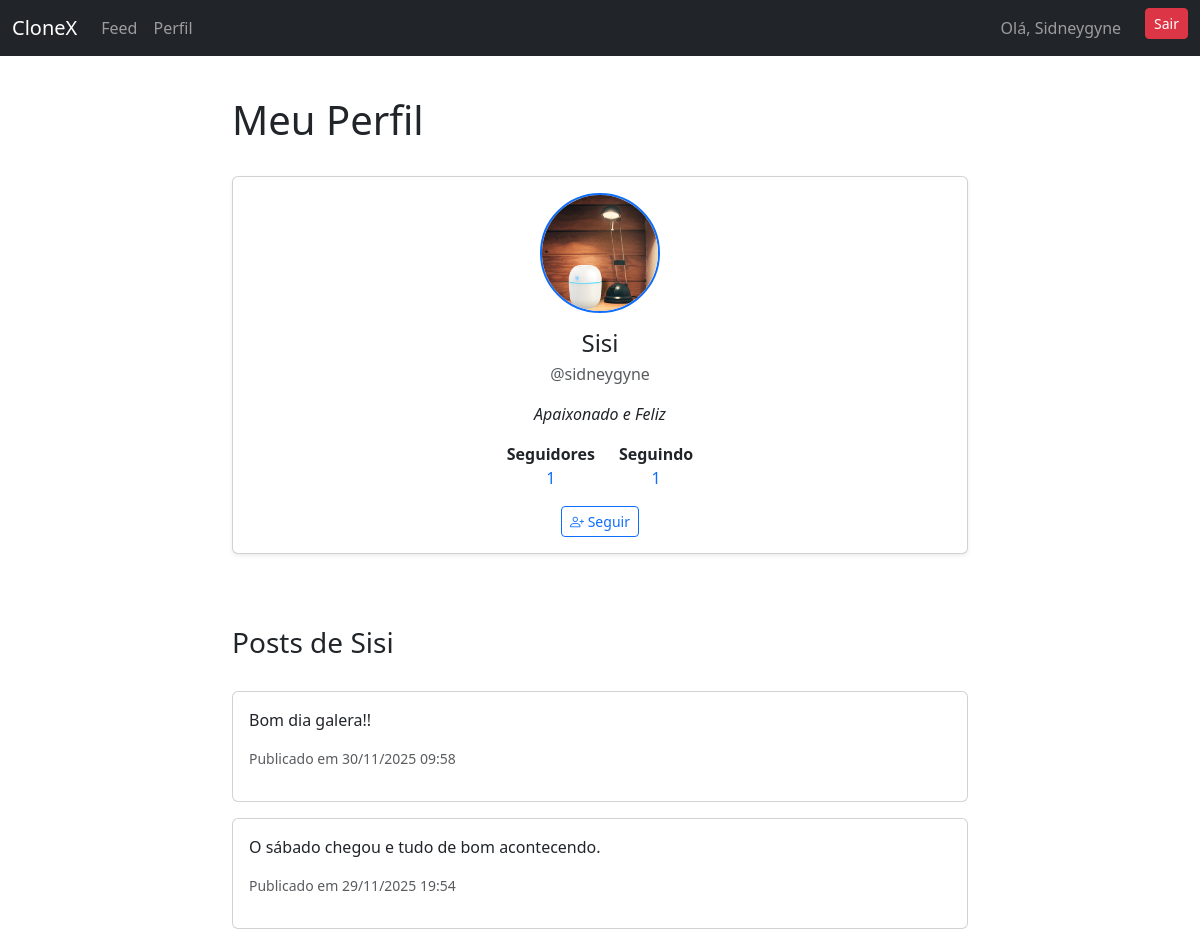
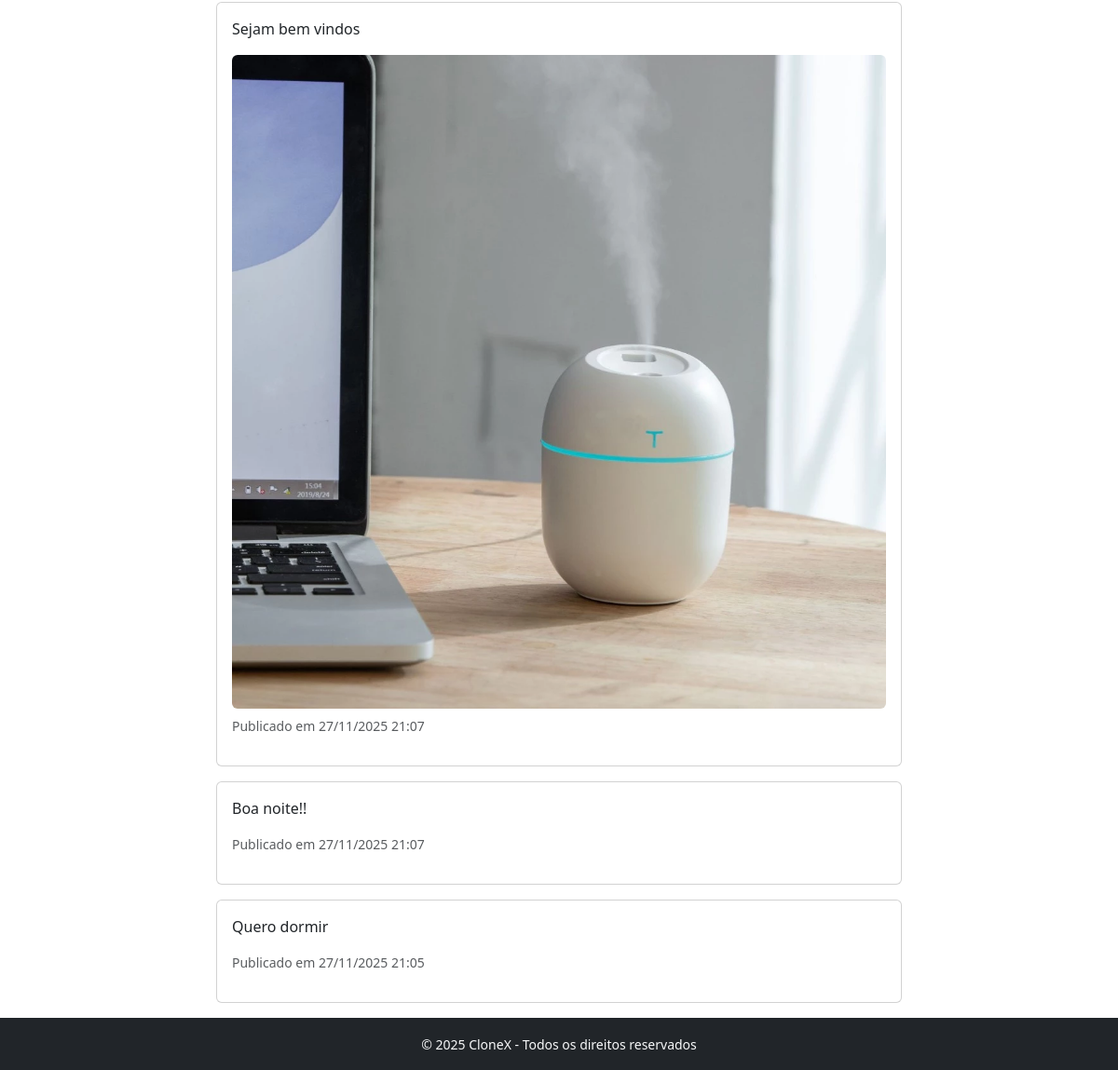
The app's page /api/accounts/sidneygyne/ (signed in) with its own data (2 pictures, top to bottom).
### accounts/models.py (models this page shows, shortened)
class Profile(models.Model):
    user = models.OneToOneField(User, on_delete=models.CASCADE, related_name="profile")
    display_name = models.CharField(max_length=100, blank=True)
    avatar = models.ImageField(upload_to="avatars/", blank=True, null=True)
    bio = models.CharField(max_length=160, blank=True)
    created_at = models.DateTimeField(auto_now_add=True)

### social/models.py (models this page shows)
class Post(models.Model):
    author = models.ForeignKey(User, on_delete=models.CASCADE, related_name="posts")
    content = models.CharField(max_length=280)
    image = models.ImageField(upload_to="posts/", blank=True, null=True)
    created_at = models.DateTimeField(auto_now_add=True)

### accounts/views.py (the view)
# urls.py: path("<str:username>/", profile_view, name="profile"),
@login_required
def profile_view(request, username=None):
    user_obj = get_object_or_404(User, username=username)
    profile = user_obj.profile
    is_following = Follow.objects.filter(
        follower=request.user,
        following=user_obj
    ).exists()
    followers = User.objects.filter(following__following=user_obj)
    following = User.objects.filter(followers__follower=user_obj)
    posts = Post.objects.filter(author=user_obj).order_by("-created_at")
    if request.user == user_obj:
        if request.method == "POST":
            form = ProfileForm(request.POST, request.FILES, instance=profile)
            if form.is_valid():
                form.save()
                return redirect("profile", username=request.user.username)
        else:
            form = ProfileForm(instance=profile)
    else:
        form = None
    return render(request, "profile.html", {
        "profile": profile,
        "form": form,
        "is_following": is_following,
        "followers": followers,
        "following": following,
        "posts": posts,   # ✅ enviar posts para o template
    })

### templates/profile.html (shortened to what this page needs)
{% extends "base.html" %}
{% load static %}
{% block content %}
<h1 class="pb-4 pt-3">Meu Perfil</h1>
<div class="card shadow-sm mb-4">
  <div class="card-body text-center">
    {% if profile.avatar %}
      <img src="{{ profile.avatar.url }}" alt="Avatar"
           class="rounded-circle mb-3 border border-2 border-primary"
           width="120" height="120">
    {% else %}
      <img src="{% static 'img/default-avatar.png' %}" alt="Avatar padrão"
           class="rounded-circle mb-3 border border-2 border-secondary"
           width="120" height="120">
    {% endif %}
    <h4 class="mb-1">{{ profile.display_name }}</h4>
    <p class="text-muted">@{{ profile.user.username }}</p>
    {% if profile.bio %}
      <p class="fst-italic">{{ profile.bio }}</p>
    {% endif %}
    <div class="d-flex justify-content-center gap-4 mt-3">
      <div>
        <strong>Seguidores</strong><br>
        <a href="#" data-bs-toggle="modal" data-bs-target="#followersModal" class="text-decoration-none">
          {{ followers.count }}
        </a>
      </div>
      <div>
        <strong>Seguindo</strong><br>
        <a href="#" data-bs-toggle="modal" data-bs-target="#followingModal" class="text-decoration-none">
          {{ following.count }}
        </a>
      </div>
    </div>
    <div class="mt-3">
      {% if profile.user != request.user %}
        {% if is_following %}
          <form method="post" action="{% url 'toggle-follow' profile.user.id %}" class="d-inline">
            {% csrf_token %}
            <button type="submit" class="btn btn-outline-danger btn-sm">
              <i class="bi bi-person-dash"></i> Deixar de seguir
            </button>
          </form>
        {% else %}
          <form method="post" action="{% url 'toggle-follow' profile.user.id %}" class="d-inline">
            <button type="submit" class="btn btn-outline-primary btn-sm">
              <i class="bi bi-person-plus"></i> Seguir
            </button>
          </form>
        {% endif %}
      {% endif %}
    </div>
  </div>
</div>
<h3 class="pb-4 pt-5">Posts de {{ profile.display_name }}</h3>
{% for post in posts %}
  <div class="card mb-3">
    <div class="card-body">
      <p>{{ post.content }}</p>
      {% if post.image %}
        <img src="{{ post.image.url }}" class="img-fluid rounded mb-2" />
      {% endif %}
      <p class="text-muted small">
        Publicado em {{ post.created_at|date:"d/m/Y H:i" }}
      </p>
    </div>
  </div>
{% empty %}
  <p>Este usuário ainda não publicou nada.</p>
{% endfor %}
{% endblock %}

### templates/base.html (shortened to what this page needs)
{% load static %}
<!DOCTYPE html>
<html lang="pt-br">
<head>
  <link rel="stylesheet" href="{% static 'css/style.css' %}">
  <link rel="stylesheet" href="https://cdn.jsdelivr.net/npm/bootstrap@5.3.2/dist/css/bootstrap.min.css">
  <link rel="stylesheet" href="https://cdn.jsdelivr.net/npm/bootstrap-icons@1.11.1/font/bootstrap-icons.css">
</head>
{% load static %}
<body>
  <nav class="navbar navbar-expand-lg navbar-dark bg-dark">
    <div class="container-fluid">
      <a class="navbar-brand" href="/">CloneX</a>
      <div class="collapse navbar-collapse" id="navbarNav">
        <ul class="navbar-nav me-auto">
          <li class="nav-item"><a class="nav-link" href="/feed/">Feed</a></li>
          <li class="nav-item"><a class="nav-link" href="/{{ user.username }}/">Perfil</a></li>
        </ul>
        <ul class="navbar-nav">
          {% if user.is_authenticated %}
            <li class="nav-item pe-3"><span class="nav-link">Olá, {{ user.profile.display_name }}</span></li>
            <li class="nav-item p">
              <form method="post" action="{% url 'logout' %}">
                <button class="btn btn-danger btn-sm" type="submit">Sair</button>
              </form>
            </li>
          {% else %}
            <li class="nav-item"><a class="nav-link" href="{% url 'login' %}">Entrar</a></li>
            <li class="nav-item"><a class="nav-link" href="{% url 'register' %}">Registrar</a></li>
          {% endif %}
        </ul>
      </div>
    </div>
  </nav>
  <main class="container mt-4">
    <div class="row justify-content-center">
      <div class="col-md-8">
        {% block content %}{% endblock %}
      </div>
    </div>
  </main>
  <footer>
    <small>&copy; 2025 CloneX - Todos os direitos reservados</small>
  </footer>
</body>
</html>

### templates/base.html (style rules this page uses)
html, body { height: 100%; margin: 0; }
body { display: flex; flex-direction: column; min-height: 100vh; }
main { flex: 1; }
footer { background: #212529; color: #f8f9fa; text-align: center; padding: 1rem; }

### records on screen
Profile: avatar (picture), display_name "Sisi", user.username "sidneygyne", bio "Apaixonado e Feliz"
Post: content "Bom dia galera!!", created_at "30/11/2025 09:58"
Post: content "O sábado chegou e tudo de bom acontecendo.", created_at "29/11/2025 19:54"
Post: content "Sejam bem vindos", image (picture), created_at "27/11/2025 21:07"
Post: content "Boa noite!!", created_at "27/11/2025 21:07"
Post: content "Quero dormir", created_at "27/11/2025 21:05"

### other values on screen
{{ user.profile.display_name }} "Sidneygyne"
{{ followers.count }} "1"
{{ following.count }} "1"
